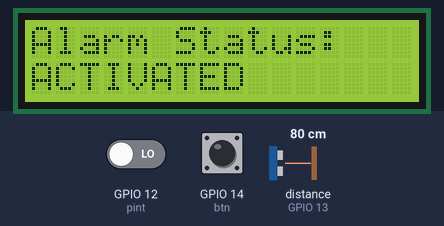
This sketch was run on a simulated ESP8266 (NodeMCU). Shown: 16×2 character LCD. Wiring (inferred from the names in the program): ultrasonic range finder: trigger GPIO 15; echo GPIO 13. Inputs (shaded band) come from the test bench; at power-on: distance to the obstacle (sensor on GPIO 13) 80 cm, GPIO 14 (btn) LOW, GPIO 12 (pint) LOW. The echo pulse lasts 58.3 µs per cm; WiFi joins after 1.5 s; servers stay silent unless stated.

Above: at 3.0 s.
3.1 s: distance to the obstacle (sensor on GPIO 13) set to 9 cm
6.1 s: GPIO 14 (btn) pulled HIGH for 0.15 s
At 6.49 s:
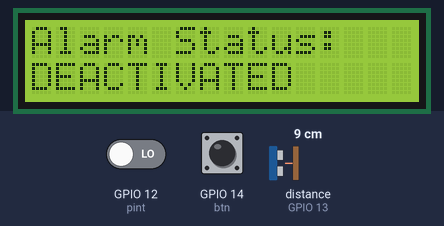
6.8 s: GPIO 14 (btn) pulled HIGH for 1 s
At 7.14 s:
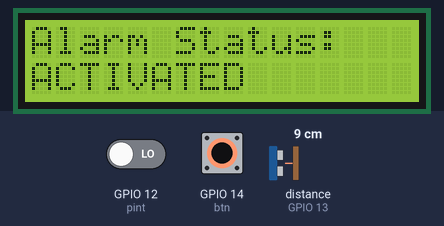
8.4 s: distance to the obstacle (sensor on GPIO 13) set to 60 cm
11.4 s: distance to the obstacle (sensor on GPIO 13) set to 4 cm
14.4 s: distance to the obstacle (sensor on GPIO 13) set to 120 cm
Timing chart, 0 to 17.4 s (numbered marks = the images above; inputs shaded):
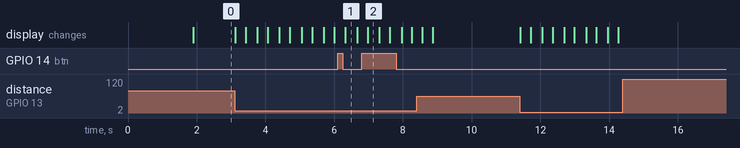

Measured:
- after the input at 6.1 s, the display: changes after 0.22 s (image 1)
- after the input at 6.8 s, the display: changes after 0.17 s (image 2)
- after the input at 14.4 s, every drawn part: stays the same

The sketch:

Home_Secure-IT.ino
```cpp
// Comment this out to disable prints and save space
#define BLYNK_PRINT Serial

#define BLYNK_TEMPLATE_ID           "TEMPLATE ID"
#define BLYNK_DEVICE_NAME           "TEMPLATE NAME"
#define BLYNK_AUTH_TOKEN            "AUTHENTICATION TOKEN"

#include <ESP8266WiFi.h>
#include <BlynkSimpleEsp8266.h>
#include <LiquidCrystal_I2C.h>

char auth[] = BLYNK_AUTH_TOKEN;

char ssid[] = "SSID";
char pass[] = "PASSWORD";

BlynkTimer timer;

LiquidCrystal_I2C lcd(0x27,16,2);

#define btn 14
#define pint 12
#define echo 13
#define trig 15
#define bzr 16

#define trig_thresh 10

int toggle = 1;
int event = 0;
int old_event = 1;

int photo_int = 1;

int duration;
int distance;
int comp_distance;
int presence = 0;

String status = String("DEACTIVATED");

BLYNK_WRITE(V0){
  toggle = param.asInt();
}

BLYNK_CONNECTED(){
  Blynk.virtualWrite(V6, "Online");
}

void alarm();
int ultra_sonic();

void setup(){
  lcd.init();
  lcd.backlight();
  pinMode(pint, INPUT);
  pinMode(btn, INPUT);
  pinMode(echo, INPUT);
  pinMode(trig, OUTPUT);
  pinMode(bzr, OUTPUT);
  Serial.begin(115200);
  Blynk.begin(auth, ssid, pass);
}

void loop(){
  lcd.setCursor(0,0);
  lcd.print("Alarm Status:");
  Blynk.virtualWrite(V0, toggle);
  Blynk.virtualWrite(V4, status);
  event = digitalRead(btn);
  if(event == HIGH && old_event == 0){
    if(toggle == 0){
      toggle = 1;
    }
    else {
      toggle = 0;
    }
  }
  old_event = event;
  if(toggle == 1){
    status = String("ACTIVATED");
    lcd.setCursor(0,1);
    lcd.print(status);
    alarm();
  }
  else{
    status = String("DEACTIVATED");
    noTone(bzr);
    lcd.setCursor(0,1);
    lcd.print(status);
    Blynk.virtualWrite(V7, "DEACTIVATED");
    Blynk.virtualWrite(V8, "DEACTIVATED");
    Blynk.virtualWrite(V2, 0);
  }
  delay(1);
  lcd.clear();
}

void alarm(){
  photo_int = digitalRead(pint);
  comp_distance = ultra_sonic();
  if (comp_distance <= trig_thresh) {
    presence = 1;
    Blynk.virtualWrite(V8, "POSITIVE");
    Blynk.virtualWrite(V2, presence);
  }
  else{
    presence = 0;
    Blynk.virtualWrite(V8, "NEGATIVE");
    Blynk.virtualWrite(V2, presence);
  }
  if (photo_int == 1) {
    Blynk.virtualWrite(V7, "OPENED");
    for(int i = 500; i<= 800; i++){
      tone(bzr, i);
      delay(1);
    }
    delay(50);
    for(int i = 800; i>= 500; i--){
      tone(bzr, i);
      delay(1);
    }
  }
  else{
    Blynk.virtualWrite(V7, "CLOSED");
    noTone(bzr);
  }
}

int ultra_sonic(){
  digitalWrite(trig, LOW);
  delayMicroseconds(2);
  digitalWrite(trig, HIGH);
  delayMicroseconds(10);
  digitalWrite(trig, LOW);
  duration = pulseIn(echo, HIGH);
  distance = (duration*0.0343/2);
  return distance;
}
```
